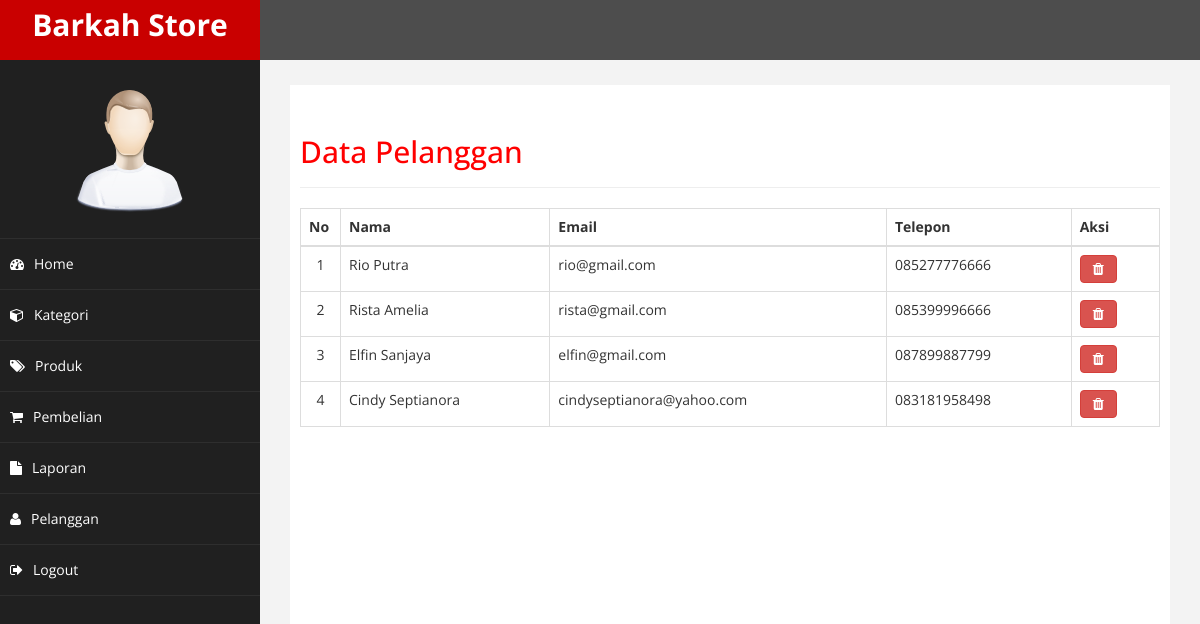
The app's page /admin/index.php?hal=pelanggan (signed in) with its own data.
### tables this page shows
CREATE TABLE `pelanggan` (
  `id_pelanggan` int(11) NOT NULL,
  `email` varchar(40) NOT NULL,
  `pass_pelanggan` varchar(40) NOT NULL,
  `nama_pelanggan` varchar(40) NOT NULL,
  `telepon` varchar(15) NOT NULL,
  `alamat` text NOT NULL
);

### admin/pelanggan.php (the view, shortened to what this page needs)
<div class="page-header">
    <h2>Data Pelanggan</h2>
</div>
<table class="table table-bordered">
    <thead>
        <tr>
            <th>No</th>
            <th>Nama</th>
            <th>Email</th>
            <th>Telepon</th>
            <th>Aksi</th>
        </tr>
    </thead>
    <tbody>
        <?php
        $tampil = mysqli_query($koneksi, "SELECT * FROM pelanggan");
        $no = 1;
        while ($data = mysqli_fetch_array($tampil)) :
        ?>
            <tr>
                <td width='40px' align='center'><?= $no++ ?></td>
                <td><?= $data['nama_pelanggan']; ?></td>
                <td><?= $data['email'] ?></td>
                <td><?= $data['telepon'] ?></td>
                <td>
                    <a href="?hal=hapus_pelanggan&id=<?= $data['id_pelanggan'] ?>" class="btn btn-danger fa fa-trash sm" onclick="return confirm('Anda yakin ingin menghapus?')"></a>
                </td>
            </tr>
        <?php endwhile; ?>
    </tbody>
</table>

### admin/assets/css/custom.css (style rules this page uses)
body { font-family: 'Open Sans', sans-serif; }
h2 { color: #f00; }

### records on screen
pelanggan: nama_pelanggan "Rio Putra", email "rio@gmail.com", telepon "085277776666"
pelanggan: nama_pelanggan "Rista Amelia", email "rista@gmail.com", telepon "085399996666"
pelanggan: nama_pelanggan "Elfin Sanjaya", email "elfin@gmail.com", telepon "087899887799"
pelanggan: nama_pelanggan "Cindy Septianora", email "cindyseptianora@yahoo.com", telepon "083181958498"
